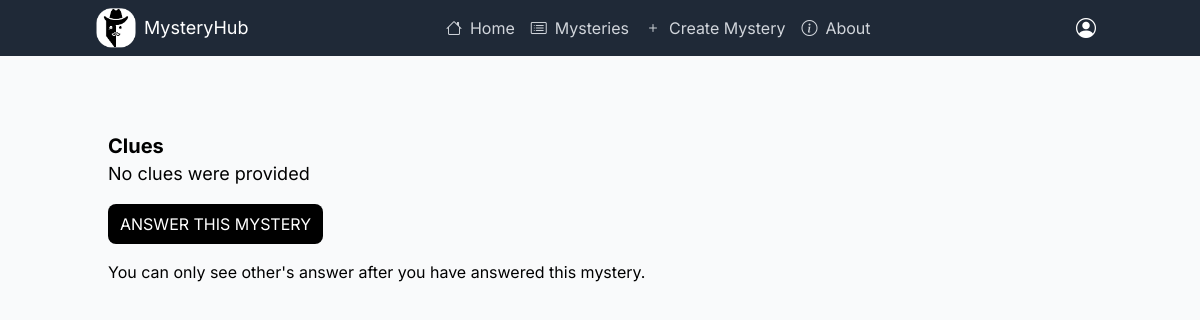
Before: /mystery/8 (signed in) with the older database file.
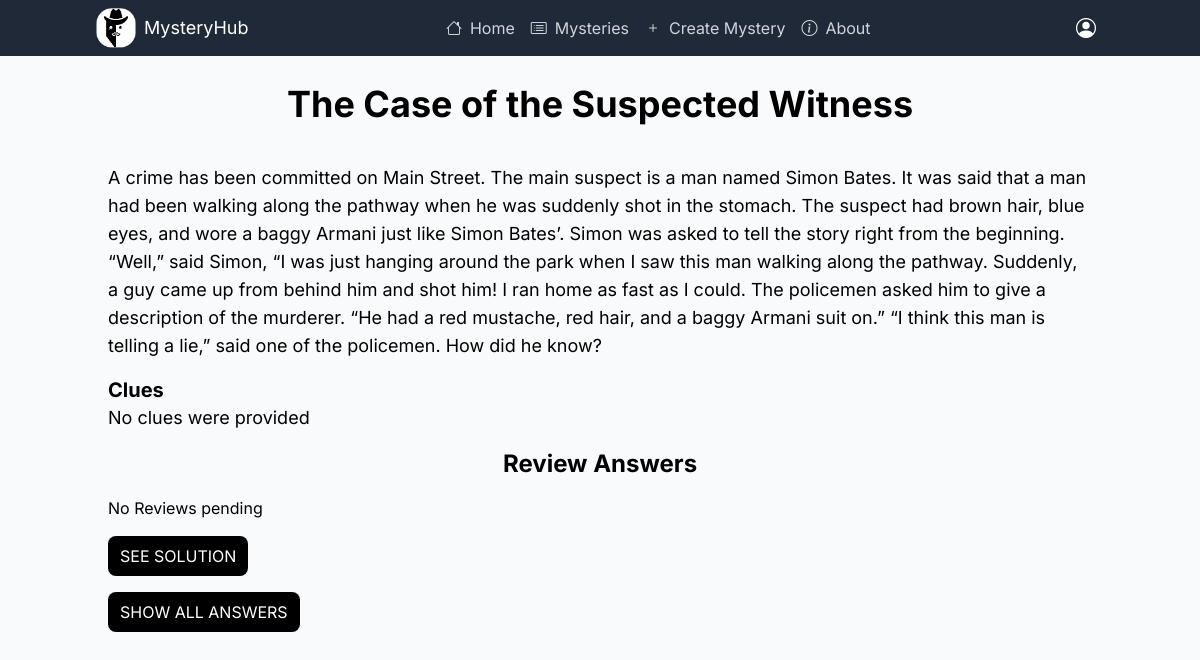
After: the same page with the newer database file.
### mysteries/models.py (models this page shows)
class Mystery(models.Model):
    title = models.CharField(max_length=200)
    description = models.TextField()
    created_by = models.ForeignKey(User, on_delete=models.CASCADE)
    created_at = models.DateTimeField(auto_now_add=True)
    clues = models.TextField()
    is_solved = models.BooleanField(default=False)
    solution = models.TextField()
    tags = models.ManyToManyField(to=Tag, related_name="mysteries", blank=True)

### mysteries/views.py (the view)
# urls.py: path('mystery/<int:myst_id>', views.view_mystery, name="view_mystery"),
def view_mystery(request, myst_id):
    mystery = Mystery.objects.filter(id=myst_id).first()
    try:
        user_answer = Answer.objects.filter(answered_by=request.user, mystery=mystery).first()
    except:
        user_answer = None
    all_answers = Answer.objects.filter(mystery=mystery)
    reviews = Answer.objects.filter(mystery=mystery, reviewed=False)
    print(mystery)
    return render(request, "mystery.html", {
        "mystery": mystery,
        "user_answer": user_answer,
        "all_answers": all_answers,
        "reviews": reviews
    })

### mysteries/templates/mystery.html (shortened to what this page needs)
{% extends 'layout.html' %}
{% block body %}
<div class="container mx-auto p-5">
    <h1 class="text-4xl font-bold my-2 text-center">{{mystery.title}}</h1>
    <div class="px-6 py-4 flex justify-center gap-2">
    </div>
    <p class="text-lg">{{mystery.description}}</p>
    <h2 class="text-xl font-bold mt-4">Clues</h2>
    {% if mystery.clues %}
    <p class="text-lg">{{mystery.clues}}</p>
    {% else %}
    <p class="text-lg">No clues were provided</p>
    {% endif %}
    {% if mystery.created_by == user %}
    <h2 class="text-2xl text-center font-bold my-4">Review Answers</h2>
    {% for answer in reviews %}
    <div class="w-full rounded overflow-hidden shadow-lg bg-white mb-4">
        <div class="px-6 py-4">
            <a href="{% url 'view_profile' answer.answered_by.id %}"
                class="font-bold text-xl mb-2">{{answer.answered_by.username}}</a>
            <p class="text-gray-700 text-base">
                {{answer.answer}}
            </p>
            <div class="flex gap-2">
                <button class="btn border-2 border-green-400" id="correct-btn" onclick="review(this, true)"
                    data-ans-id="{{answer.id}}"><i class="bi bi-check text-green-500"></i>
                    Correct</button>
                <button onclick="review(this, false)" data-ans-id="{{answer.id}}" id="wrong-btn"
                    class="btn border-2 border-red-400"><i class="bi bi-x text-red-500"></i>
                    Wrong</button>
            </div>
        </div>
    </div>
    {% empty %}
    No Reviews pending
    {% endfor %}
    {% endif %}
    {% if user.is_authenticated %}
    {% if user_answer or mystery.created_by == user %}
    <button class="btn btn-primary my-4" onclick="document.getElementById('solution').classList.toggle('hidden')">See
        Solution</button>
    <button class="btn btn-primary my-4" onclick="document.getElementById('answers').classList.toggle('hidden')">Show
        All
        Answers</button>
    {% else %}
    <button class=" btn btn-primary my-4" onclick="document.getElementById('answer-form').classList.toggle('hidden')">
        Answer This Mystery</button>
    You can only see other's answer after you have answered this mystery.
    {% endif %}
    {% else %}
    <div class="p-2 border-2 border-black my-4"><a href="{% url 'login' %}" class="underline ">Login</a> to Answer and
        see other's solutions.
    </div>
    {% endif %}
</div>
{% endblock %}

Changed rows visible on the page:
added Mystery: title "The Case of the Suspected Witness", description "A crime has been committed on Main Street. The main suspect is a man named Simon Bates. It was said that a man had been walking along the pathway when he was suddenly shot in the stomach. The suspect had brown hair, blue eyes, and wore a baggy Armani just like Simon Bates’. Simon was asked to tell the story right from the beginning. “Well,” said Simon, “I was just hanging around the park when I saw this man walking along the pathway. Suddenly, a guy came up from behind him and shot him! I ran home as fast as I could. The policemen asked him to give a description of the murderer. “He had a red mustache, red hair, and a baggy Armani suit on.” “I think this man is telling a lie,” said one of…"
Other visible differences:
text no longer shown: "ANSWER THIS MYSTERY You can only see other's answer after you have answered this mystery."
text now shown: "Review Answers No Reviews pending SEE SOLUTION SHOW ALL ANSWERS"
